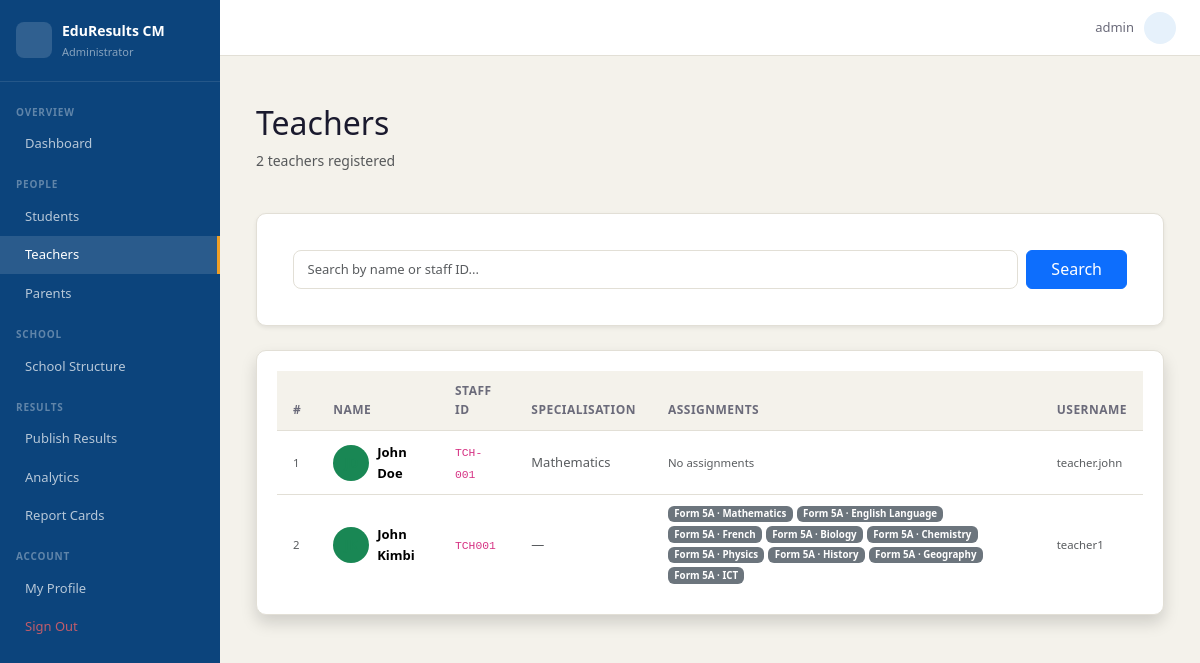
/accounts/manage/teachers/ (signed in), run on the app's committed database.
### accounts/models.py (models this page shows, shortened)
class User(AbstractUser):
    ROLE_CHOICES = [
        ('admin',   'Administrator'),
        ('teacher', 'Teacher'),
        ('student', 'Student'),
        ('parent',  'Parent'),
    ]
    role = models.CharField(max_length=10, choices=ROLE_CHOICES, default='student')
    def is_admin(self):   return self.role == 'admin'

class Teacher(models.Model):
    user           = models.OneToOneField(User, on_delete=models.CASCADE,
                                          related_name='teacher_profile')
    staff_id       = models.CharField(max_length=20, unique=True)
    specialisation = models.CharField(max_length=100, blank=True)

### school/models.py (models this page shows, shortened)
class TeacherAssignment(models.Model):
    teacher       = models.ForeignKey(Teacher, on_delete=models.CASCADE,
                                      related_name='assignments')
    subject       = models.ForeignKey(Subject, on_delete=models.CASCADE)
    class_group   = models.ForeignKey(Class, on_delete=models.CASCADE)
    academic_year = models.ForeignKey(AcademicYear, on_delete=models.CASCADE)
    class Meta:
        unique_together = ['teacher', 'subject', 'class_group', 'academic_year']

class Class(models.Model):
    academic_year = models.ForeignKey(AcademicYear, on_delete=models.CASCADE,
                                      related_name='classes')
    level         = models.CharField(max_length=20, choices=CLASS_LEVELS)
    suffix        = models.CharField(max_length=3, blank=True)   # e.g. "A", "B"
    class_teacher = models.ForeignKey(Teacher, null=True, blank=True,
                                      on_delete=models.SET_NULL,
                                      related_name='class_teacher_of')
    class Meta:
        ordering = ['academic_year', 'level', 'suffix']
        verbose_name_plural = 'Classes'

class Subject(models.Model):
    LANGUAGE_CHOICES = [
        ('english',   'English'),
        ('french',    'French'),
        ('bilingual', 'Bilingual'),
    ]
    name        = models.CharField(max_length=100)
    coefficient = models.PositiveIntegerField(default=1)
    language    = models.CharField(max_length=10, choices=LANGUAGE_CHOICES,
                                   default='english')
    classes     = models.ManyToManyField(Class, related_name='subjects', blank=True)
    class Meta:
        ordering = ['name']

### accounts/views.py (the view, shortened to what this page needs)
# urls.py: path('manage/teachers/', views.manage_teachers, name='manage_teachers'),
@login_required
@role_required('admin')
def manage_teachers(request):
    from school.models import TeacherAssignment
    q = request.GET.get('q', '').strip()
    teachers = Teacher.objects.select_related('user')
    teachers = teachers.order_by('user__last_name', 'user__first_name').distinct()
    result = []
    for t in teachers:
        assignments = TeacherAssignment.objects.filter(teacher=t).select_related(
            'subject', 'class_group', 'academic_year'
        ).order_by('class_group__level')
        result.append({'teacher': t, 'assignments': assignments})
    return render(request, 'accounts/manage/teachers.html', {
        'teacher_rows': result,
        'q': q,
    })

### templates/accounts/manage/teachers.html (shortened to what this page needs)
{% extends 'base.html' %}
{% block nav_teachers %}active{% endblock %}
{% block content %}
<div class="container mt-4">
    <div class="row mb-4 align-items-center">
        <div class="col">
            <h2>Teachers</h2>
            <p class="text-muted">{{ teacher_rows|length }} teacher{{ teacher_rows|length|pluralize }} registered</p>
        </div>
    </div>
    <div class="card shadow-sm mb-4">
        <div class="card-body">
            <form method="get" class="d-flex gap-2">
                <input type="text" name="q" value="{{ q }}" class="form-control"
                       placeholder="Search by name or staff ID...">
                <button type="submit" class="btn btn-primary px-4">
                     Search
                </button>
            </form>
        </div>
    </div>
    <div class="card shadow">
        <div class="card-body p-0">
            <div class="table-responsive">
                <table class="table table-hover mb-0 align-middle">
                    <thead class="table-dark">
                        <tr>
                            <th style="width:40px;">#</th>
                            <th>Name</th>
                            <th>Staff ID</th>
                            <th>Specialisation</th>
                            <th>Assignments</th>
                            <th>Username</th>
                        </tr>
                    </thead>
                    <tbody>
                        {% for row in teacher_rows %}
                        <tr>
                            <td class="text-muted small">{{ forloop.counter }}</td>
                            <td>
                                <div class="d-flex align-items-center gap-2">
                                    <div class="rounded-circle bg-success bg-opacity-15 d-flex align-items-center justify-content-center flex-shrink-0 text-success fw-bold"
                                         style="width:36px;height:36px;font-size:.85rem;">
                                    </div>
                                    <span class="fw-bold">{{ row.teacher.user.get_full_name }}</span>
                                </div>
                            </td>
                            <td><code>{{ row.teacher.staff_id }}</code></td>
                            <td class="text-muted">{{ row.teacher.specialisation|default:"—" }}</td>
                            <td>
                                {% if row.assignments %}
                                <div class="d-flex flex-wrap gap-1">
                                    {% for a in row.assignments %}
                                        <span class="badge bg-secondary">{{ a.class_group.level }}{{ a.class_group.suffix|default:"" }} · {{ a.subject.name }}</span>
                                    {% endfor %}
                                </div>
                                {% else %}
                                    <span class="text-muted small">No assignments</span>
                                {% endif %}
                            </td>
                            <td class="text-muted small">{{ row.teacher.user.username }}</td>
                        </tr>
                        {% endfor %}
                    </tbody>
                </table>
            </div>
        </div>
    </div>
</div>
{% endblock %}

### templates/base.html (shortened to what this page needs)
{% load static %}
<!DOCTYPE html>
<html lang="en">
<head>
  <link href="https://cdn.jsdelivr.net/npm/bootstrap@5.3.3/dist/css/bootstrap.min.css" rel="stylesheet">
  <link href="https://cdn.jsdelivr.net/npm/@tabler/icons-webfont@3.19.0/tabler-icons.min.css" rel="stylesheet">
  <link href="{% static 'css/main.css' %}" rel="stylesheet">
</head>
<body>
{% if user.is_authenticated %}
<div class="app-layout">
  <aside class="sidebar" id="sidebar">
    <div class="sidebar-logo">
      <div class="sidebar-logo-icon"></div>
      <div>
        <div class="sidebar-app-name">EduResults CM</div>
        <div class="sidebar-role">
          {% if user.is_admin %}Administrator
          {% elif user.is_teacher %}Teacher Portal
          {% elif user.is_student %}Student Portal
          {% elif user.is_parent %}Parent Portal
          {% endif %}
        </div>
      </div>
    </div>
    <nav class="sidebar-nav">
      {% if user.is_admin %}
      <div class="nav-section">Overview</div>
      <a href="{% url 'accounts:dashboard' %}" class="nav-item {% block nav_dashboard %}{% endblock %}">
         Dashboard
      </a>
      <div class="nav-section">People</div>
      <a href="{% url 'accounts:manage_students' %}" class="nav-item {% block nav_students %}{% endblock %}">
         Students
      </a>
      <a href="{% url 'accounts:manage_teachers' %}" class="nav-item {% block nav_teachers %}{% endblock %}">
         Teachers
      </a>
      <a href="{% url 'accounts:manage_parents' %}" class="nav-item {% block nav_parents %}{% endblock %}">
         Parents
      </a>
      <div class="nav-section">School</div>
      <a href="{% url 'school:structure' %}" class="nav-item {% block nav_structure %}{% endblock %}">
         School Structure
      </a>
      <div class="nav-section">Results</div>
      <a href="{% url 'school:publish_sequence' %}" class="nav-item {% block nav_marks %}{% endblock %}">
         Publish Results
      </a>
      <a href="{% url 'reports:analytics' %}" class="nav-item {% block nav_analytics %}{% endblock %}">
         Analytics
      </a>
      <a href="{% url 'reports:admin_hub' %}" class="nav-item {% block nav_reports %}{% endblock %}">
         Report Cards
      </a>
      {% endif %}
      <div class="nav-section">Account</div>
      <a href="{% url 'accounts:password_change' %}" class="nav-item {% block nav_profile %}{% endblock %}">
         My Profile
      </a>
      <a href="{% url 'accounts:logout' %}" class="nav-item nav-item-danger">
         Sign Out
      </a>
    </nav>
  </aside>
  <div class="main-wrapper">
    <header class="topbar">
      <div class="topbar-user">
        <span class="topbar-name">{{ user.get_full_name|default:user.username }}</span>
        <div class="topbar-avatar">{{ user.first_name|first|upper }}{{ user.last_name|first|upper }}</div>
      </div>
    </header>
    <main class="main-content">
      {% block content %}{% endblock %}
    </main>
  </div>
</div>
{% else %}
  {% block auth_content %}{% endblock %}
{% endif %}
</body>
</html>

### static/css/main.css (style rules this page uses)
:root { --navy: #0C447C; --navy-mid: #378ADD; --navy-light: #E6F1FB; --amber: #BA7517; --amber-mid: #EF9F27; --amber-light:#FAEEDA; --teal: #0F6E56; --teal-light: #E1F5EE; --red: #A32D2D; --red-light: #FCEBEB; --surface: #F4F2EB; --border: #E2DFD6; --text: #1A1A2E; --text-muted: #6B6B7A; --white: #FFFFFF; --sidebar-w: 220px; }
*, *::before, *::after { box-sizing: border-box; margin: 0; padding: 0; }
body { font-family: 'Segoe UI', Arial, sans-serif; background: var(--surface); color: var(--text); font-size: 14px; line-height: 1.6; }
a { color: var(--navy-mid); text-decoration: none; }
.app-layout { display: flex; min-height: 100vh; }
.sidebar { width: var(--sidebar-w); background: var(--navy); display: flex; flex-direction: column; flex-shrink: 0; position: fixed; top: 0; left: 0; height: 100vh; overflow-y: auto; z-index: 100; transition: transform .25s ease; }
.sidebar-logo { display: flex; align-items: center; gap: 10px; padding: 1.25rem 1rem; border-bottom: 1px solid rgba(255,255,255,.1); }
.sidebar-logo-icon { width: 36px; height: 36px; background: rgba(255,255,255,.15); border-radius: 8px; display: flex; align-items: center; justify-content: center; font-size: 18px; color: #fff; flex-shrink: 0; }
.sidebar-app-name { font-size: 14px; font-weight: 600; color: #fff; }
.sidebar-role { font-size: 11px; color: rgba(255,255,255,.5); margin-top: 1px; }
.sidebar-nav { padding: .5rem 0 1rem; flex: 1; }
.nav-section { font-size: 10px; font-weight: 600; color: rgba(255,255,255,.35); text-transform: uppercase; letter-spacing: .08em; padding: .85rem 1rem .3rem; }
.nav-item { display: flex; align-items: center; gap: 9px; padding: .55rem 1rem; font-size: 13px; color: rgba(255,255,255,.7); transition: all .15s; border-right: 3px solid transparent; }
.nav-item.active { background: rgba(255,255,255,.12); color: #fff; border-right-color: var(--amber-mid); }
.nav-item-danger { color: rgba(255,100,100,.75) !important; }
.main-wrapper { margin-left: var(--sidebar-w); flex: 1; display: flex; flex-direction: column; min-height: 100vh; }
.topbar { height: 56px; background: var(--white); border-bottom: 1px solid var(--border); display: flex; align-items: center; padding: 0 1.5rem; gap: 1rem; position: sticky; top: 0; z-index: 50; }
.topbar-user { display: flex; align-items: center; gap: 10px; }
.topbar-name { font-size: 13px; color: var(--text-muted); }
.topbar-avatar { width: 32px; height: 32px; background: var(--navy-light); color: var(--navy); border-radius: 50%; display: flex; align-items: center; justify-content: center; font-size: 12px; font-weight: 700; }
.main-content { padding: 1.5rem; flex: 1; }
.card { background: var(--white); border: 1px solid var(--border); border-radius: 10px; padding: 1.25rem; margin-bottom: 1rem; }
.table { margin: 0; font-size: 13px; }
.table thead th { background: var(--surface); border-bottom: 1px solid var(--border); font-weight: 600; font-size: 12px; color: var(--text-muted); text-transform: uppercase; letter-spacing: .04em; padding: .65rem 1rem; }
.table tbody td { padding: .65rem 1rem; border-bottom: 1px solid var(--border); vertical-align: middle; }
.table tbody tr:last-child td { border-bottom: none; }
.form-control, .form-select { background: var(--white); border: 1px solid var(--border); color: var(--text); border-radius: 8px; font-size: 13px; padding: .55rem .85rem; }

### data on the page
User: get_full_name "admin"
Teacher: teacher.user.get_full_name "John Doe", teacher.staff_id "TCH-001", teacher.specialisation "Mathematics", shows "No assignments", teacher.user.username "teacher.john"
Teacher: teacher.user.get_full_name "John Kimbi", teacher.staff_id "TCH001", teacher.specialisation "—", teacher.user.username "teacher1"
TeacherAssignment: class_group.level "Form 5", class_group.suffix "A", subject.name "Mathematics"
TeacherAssignment: class_group.level "Form 5", class_group.suffix "A", subject.name "English Language"
TeacherAssignment: class_group.level "Form 5", class_group.suffix "A", subject.name "French"
TeacherAssignment: class_group.level "Form 5", class_group.suffix "A", subject.name "Biology"
TeacherAssignment: class_group.level "Form 5", class_group.suffix "A", subject.name "Chemistry"
TeacherAssignment: class_group.level "Form 5", class_group.suffix "A", subject.name "Physics"
TeacherAssignment: class_group.level "Form 5", class_group.suffix "A", subject.name "History"
TeacherAssignment: class_group.level "Form 5", class_group.suffix "A", subject.name "Geography"
TeacherAssignment: class_group.level "Form 5", class_group.suffix "A", subject.name "ICT"

### other printed values
{{ teacher_rows|length }} "2"
